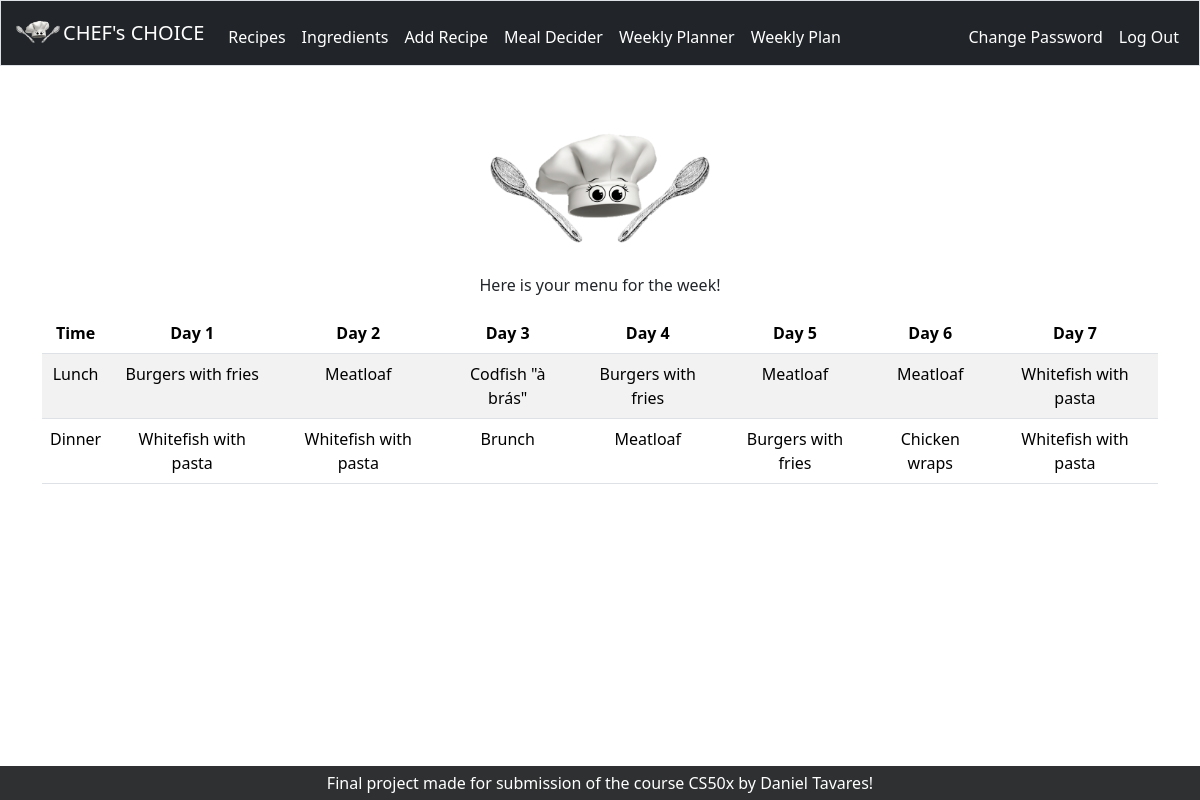
The app's page /plan (signed in) with its own data.
### tables this page shows
CREATE TABLE list_items (
    id INTEGER PRIMARY KEY AUTOINCREMENT,
    user_id INTEGER,
    item TEXT,
    FOREIGN KEY(user_id) REFERENCES users(id)
);

### app.py (the view)
@app.route("/plan", methods=["GET", "POST"])
@login_required
def plan():
        rows = db.execute("SELECT item FROM list_items WHERE user_id = ?", session.get("user_id"))
        list = [row["item"] for row in rows]
        if len(list) == 0 :
            return render_template("planner.html", message = "Error! Plan your week first, please!")
        return render_template("plan.html", list=list)

### app.py (called while the page is built)
@app.after_request
def after_request(response):
    response.headers["Cache-Control"] = "no-cache, no-store, must-revalidate"
    response.headers["Expires"] = 0
    response.headers["Pragma"] = "no-cache"
    return response

### helpers.py (called while the page is built)
def login_required(f):
    @wraps(f)
    def decorated_function(*args, **kwargs):
        if session.get("user_id") is None:
            return redirect("/login")
        return f(*args, **kwargs)
    return decorated_function

### templates/plan.html (shortened to what this page needs)
{% extends "layout.html" %}
{% block main %}
<form action="/plan" method="post">
    <img src="{{ url_for('static', filename='Chefs.png') }}" alt="App Logo" width="250" height="auto">
<p> Here is your menu for the week!</p>
<table class="table table-striped">
    <thead>
        <tr>
            <th>Time</th>
            <th>Day 1</th>
            <th>Day 2</th>
            <th>Day 3</th>
            <th>Day 4</th>
            <th>Day 5</th>
            <th>Day 6</th>
            <th>Day 7</th>
        </tr>
    </thead>
    <tbody>
        <tr>
            <td>Lunch</td>
        {% for i in range(0, list|length // 2) %}
            <td class="choice" id="lunch{{ i }}">{{ list[i] }}</td>
        {% endfor %}
        </tr>
        <tr>
            <td>Dinner</td>
        {% for i in range(list|length // 2, list|length) %}
            <td class="choice" id="dinner{{ i }}" >{{ list[i] }}</td>
        {% endfor %}
        </tr>
    </tbody>
</table>
</form>
{% endblock %}

### templates/layout.html (shortened to what this page needs)
<!DOCTYPE html>
<html lang="en">
    <head>
        <link href="https://cdn.jsdelivr.net/npm/bootstrap@5.3.3/dist/css/bootstrap.min.css" rel="stylesheet">
        <link href="https://cdn.jsdelivr.net/npm/select2@4.1.0-rc.0/dist/css/select2.min.css" rel="stylesheet" />
        <link href="/static/styles.css" rel="stylesheet">
    </head>
    <body>
        <nav class="bg-dark border navbar navbar-expand-md navbar-light">
            <div class="container-fluid">
                <img src="{{ url_for('static', filename='Chefs.png') }}" alt="App Logo" width="50" height="auto"> <a class="navbar-brand" href="/">CHEF's CHOICE</a>
                <div class="collapse navbar-collapse" id="navbar">
                    {% if session["user_id"] %}
                        <ul class="navbar-nav me-auto mt-2">
                            <li class="nav-item"><a class="nav-link" href="/recipe">Recipes</a></li>
                            <li class="nav-item"><a class="nav-link" href="/ingredient">Ingredients</a></li>
                            <li class="nav-item"><a class="nav-link" href="/addrecipe">Add Recipe</a></li>
                            <li class="nav-item"><a class="nav-link" href="/selector">Meal Decider</a></li>
                            <li class="nav-item"><a class="nav-link" href="/planner">Weekly Planner</a></li>
                            <li class="nav-item"><a class="nav-link" href="/plan">Weekly Plan</a></li>
                        </ul>
                        <ul class="navbar-nav ms-auto mt-2">
                            <li class="nav-item"><a class="nav-link" href="/change">Change Password</a></li>
                            <li class="nav-item"><a class="nav-link" href="/logout">Log Out</a></li>
                        </ul>
                    {% else %}
                        <ul class="navbar-nav ms-auto mt-2">
                            <li class="nav-item"><a class="nav-link" href="/register">Register</a></li>
                            <li class="nav-item"><a class="nav-link" href="/login">Log In</a></li>
                        </ul>
                    {% endif %}
                </div>
            </div>
        </nav>
        <main class="container py-5 text-center">
            {% block main %}{% endblock %}
        </main>
        <footer class="custom-footer">
            Final project made for submission of the course CS50x by Daniel Tavares!
        </footer>
    </body>

### static/styles.css (style rules this page uses)
.choice { cursor: grab; }
.nav-link { color: white; }
.navbar-brand { color: white; }
.custom-footer { background-color : rgb(46, 48, 50); color : white; padding: 5px; text-align: center; bottom: 0; width: 100%; }
body { display: flex; flex-direction: column; min-height: 100vh; margin: 0; }
main { flex: 1; }
html, body { height: 100%; margin: 0; }

### records on screen
list_items: item "Burgers with fries"
list_items: item "Meatloaf"
list_items: item "Codfish \"à brás\""
list_items: item "Burgers with fries"
list_items: item "Meatloaf"
list_items: item "Meatloaf"
list_items: item "Whitefish with pasta"
list_items: item "Whitefish with pasta"
list_items: item "Whitefish with pasta"
list_items: item "Brunch"
list_items: item "Meatloaf"
list_items: item "Burgers with fries"
list_items: item "Chicken wraps"
list_items: item "Whitefish with pasta"
